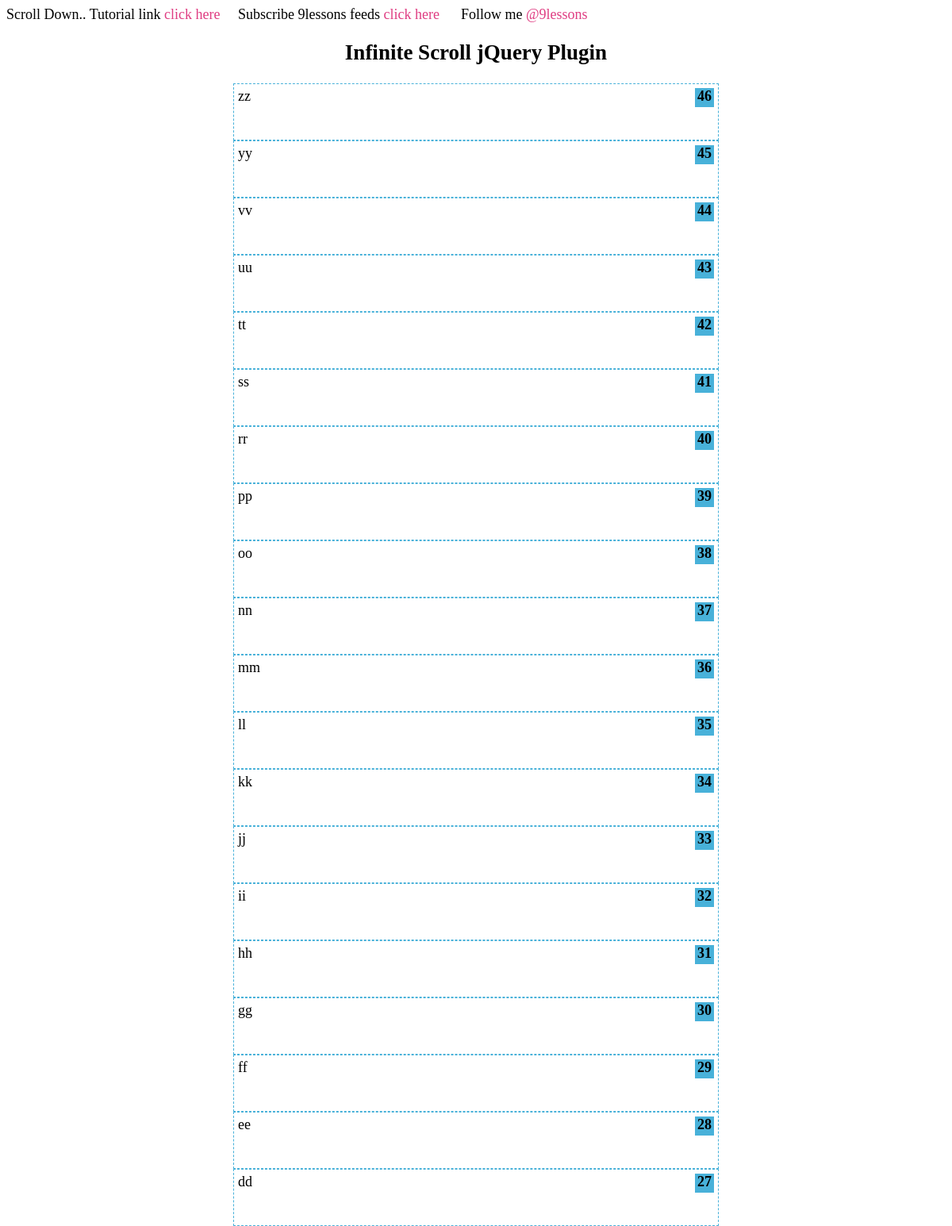
The page /load_data_scrolling/load_data.php on the database its author committed.
### tables this page shows
CREATE TABLE `messages` (
  `mes_id` int(11) NOT NULL auto_increment,
  `msg` varchar(250) default NULL,
  PRIMARY KEY  (`mes_id`)
);

### load_data_scrolling/load_first.php (the view)
<?php
$sql=mysql_query("SELECT * FROM messages ORDER BY mes_id DESC LIMIT 20");
while($row=mysql_fetch_array($sql))
		{
		$msgID= $row['mes_id'];
		$msg= $row['msg'];
?>
<div id="<?php echo $msgID; ?>"  align="left" class="message_box" >
<span class="number"><?php echo $msgID; ?></span><?php echo $msg; ?>
</div>
<?php
}
?>

### load_data_scrolling/load_data.php (shortened to what this page needs)
<?php
if(isset($_GET['last_msg_id'])){
$last_msg_id=$_GET['last_msg_id'];
$action=$_GET['action'];
}else{
    $action='';
}
if($action <> "get")
{
?>
<!DOCTYPE html PUBLIC "-//W3C//DTD XHTML 1.0 Transitional//EN" "http://www.w3.org/TR/xhtml1/DTD/xhtml1-transitional.dtd">
<html xmlns="http://www.w3.org/1999/xhtml">
<head>
<link rel="stylesheet" href="9lessons.css" type="text/css" />
</head>
<body>
<div>
Scroll Down.. Tutorial link <a href="" style="color:#DF3D82;">click here</a>&nbsp;&nbsp;&nbsp;&nbsp; Subscribe 9lessons feeds <a href="http://feeds2.feedburner.com/9lesson" style="color:#DF3D82;">click here</a> &nbsp;&nbsp;&nbsp;&nbsp; Follow me <a href="http://twitter.com/9lessons" style="color:#DF3D82;">@9lessons</a></div>
<div align="center">
<div>
<h2><a href="http://www.infinite-scroll.com/infinite-scroll-jquery-plugin/">Infinite Scroll jQuery Plugin</a></h2>
</div>
<?php
include('load_first.php');
?>
</div>
</body>
</html>
<?php
}
else
{
include('load_second.php');
		}
		?>

### load_data_scrolling/9lessons.css (style rules this page uses)
body { font-family:'Georgia',Times New Roman, Times, serif; font-size:18px; }
.message_box { height:60px; width:600px; border:dashed 1px #48B1D9; padding:5px ; }
a { text-decoration:none; color:#B2b2b2; }
h2 a { color:#000; text-decoration:none; }
.number { float:right; background-color:#48B1D9; color:#000; padding-left:3px; padding-bottom:3px; padding-right:3px; font-weight:bold; }

### rows shown on the page
messages: mes_id "46", msg "zz"
messages: mes_id "45", msg "yy"
messages: mes_id "44", msg "vv"
messages: mes_id "43", msg "uu"
messages: mes_id "42", msg "tt"
messages: mes_id "41", msg "ss"
messages: mes_id "40", msg "rr"
messages: mes_id "39", msg "pp"
messages: mes_id "38", msg "oo"
messages: mes_id "37", msg "nn"
messages: mes_id "36", msg "mm"
messages: mes_id "35", msg "ll"
messages: mes_id "34", msg "kk"
messages: mes_id "33", msg "jj"
messages: mes_id "32", msg "ii"
messages: mes_id "31", msg "hh"
messages: mes_id "30", msg "gg"
messages: mes_id "29", msg "ff"
messages: mes_id "28", msg "ee"
messages: mes_id "27", msg "dd"
